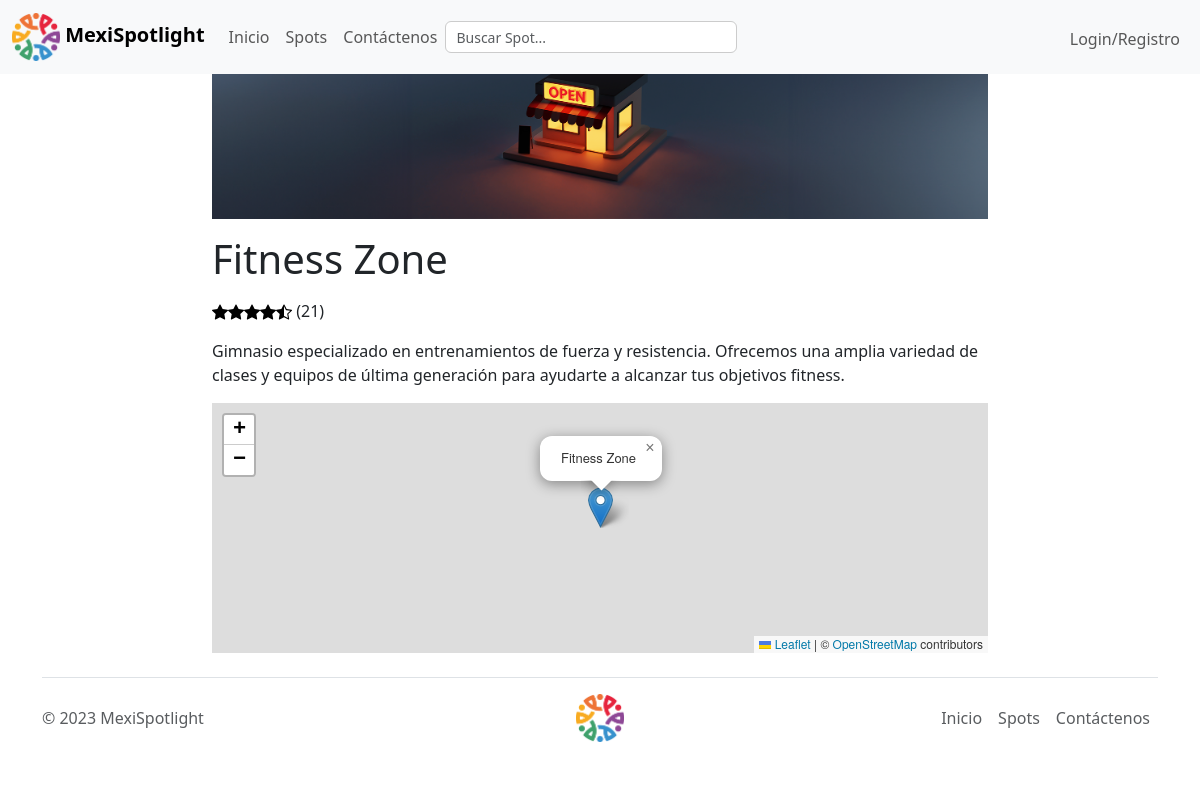
Screenshot of /verSpot.php?id=1 with the database file from the repository.
### tables this page shows
CREATE TABLE negocios (
    id INT PRIMARY KEY AUTO_INCREMENT, Nombre VARCHAR(255) NOT NULL, Imagen VARCHAR(255), Descripcion TEXT, CoordenadaX FLOAT, CoordenadaY FLOAT, NumeroVotos INT, PuntosPromedio FLOAT
);

### verSpot.php (the view, shortened to what this page needs)
<?php
if (isset($_GET["id"]) && !empty(trim($_GET["id"]))) {
    require_once "./conexion/config.php";
    $sql = "SELECT * FROM negocios WHERE id = ?";
    if ($stmt = $conn->prepare($sql)) {
        $stmt->bind_param("i", $param_id);
        if ($stmt->execute()) {
            $result = $stmt->get_result();
            if ($result->num_rows == 1) {
                $row = $result->fetch_array(MYSQLI_ASSOC);
            } else {
                header("location: error.php");
                exit();
            }
        } else {
            echo "Ups! Algo salió mal. Intenta más tarde.";
        }
    }
} else {
    header("location: error.php");
    exit();
}
include './TEMPLATE/head.php';
?>
<?php
include './TEMPLATE/nav.php';
?>
<div class="wrapper">
    <div class="container-fluid">
        <div class="form-group">
            <?php
            echo '<p><img style="max-width: 100%" src="./images/' . $row['Imagen'] . '"/></p>';
            ?>
        </div>
        <?php
        if (empty($_SESSION["id"])) {
            ?>
        <div class="form-group">
            <p>
            <h1>
                <?php
                    echo $row["Nombre"]; ?>
            </h1>
            </p>
        </div>
            <?php
        }
        ?>
            <div class="form-group">
                <p>
                    <?php
                    $counter = $row['PuntosPromedio'];
                    for ($i = 0; $i < 5; $i++) {
                        global $counter;
                        if ($counter >= 1) {
                            echo '<img src="./SVG/star-fill.svg" alt="star" >';
                            $counter--;
                        } else if ($counter >= 0.5) {
                            echo '<img src="./SVG/star-half.svg" alt="star" >';
                            $counter--;
                        } else {
                            echo '<img src="./SVG/star.svg" alt="star">';
                        }
                    }
                    echo ' (' . $row['NumeroVotos'] . ')'; ?>
                </p>
            </div>
            <div class="form-group">
                <p>
                    <?php echo $row["Descripcion"]; ?>
                </p>
            </div>
            <div class="form-group" id="map" style="height: 250px; width:100%">
            </div>
        </div>
    </div>
    <?php
    include './TEMPLATE/footer.php';
    ?>

### rows the page displays
negocios: Imagen (picture), Nombre "Fitness Zone", NumeroVotos "21", Descripcion "Gimnasio especializado en entrenamientos de fuerza y resistencia. Ofrecemos una amplia variedad de clases y equipos de última generación para ayudarte a alcanzar tus objetivos fitness."
